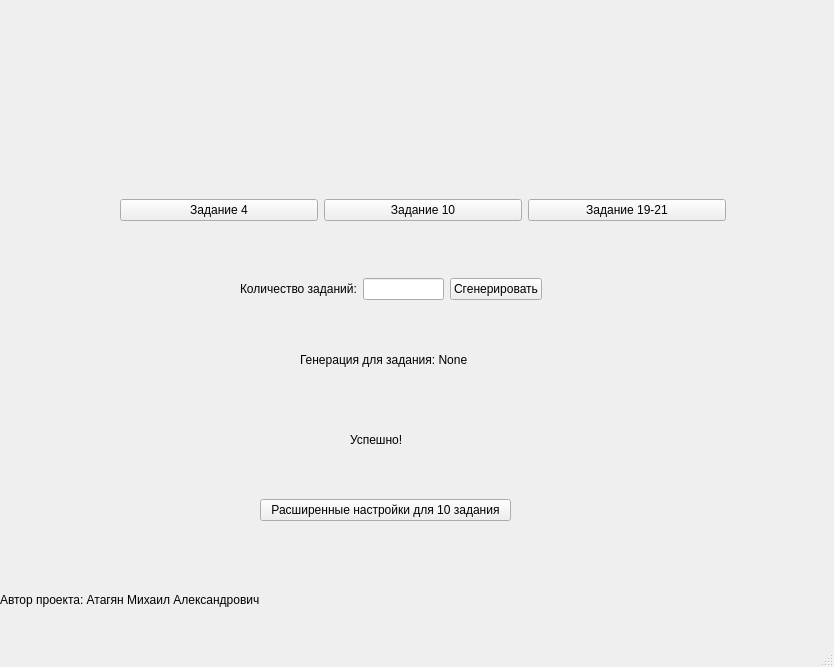
<?xml version="1.0" encoding="UTF-8"?>
<ui version="4.0">
 <class>baton_1</class>
 <widget class="QMainWindow" name="baton_1">
  <property name="geometry">
   <rect>
    <x>0</x>
    <y>0</y>
    <width>834</width>
    <height>667</height>
   </rect>
  </property>
  <property name="windowTitle">
   <string>MainWindow</string>
  </property>
  <widget class="QWidget" name="centralwidget">
   <widget class="QWidget" name="horizontalLayoutWidget">
    <property name="geometry">
     <rect>
      <x>120</x>
      <y>170</y>
      <width>606</width>
      <height>80</height>
     </rect>
    </property>
    <layout class="QHBoxLayout" name="horizontalLayout">
     <item>
      <widget class="QPushButton" name="Btn_4">
       <property name="text">
        <string>Задание 4</string>
       </property>
      </widget>
     </item>
     <item>
      <widget class="QPushButton" name="Btn_10">
       <property name="text">
        <string>Задание 10</string>
       </property>
      </widget>
     </item>
     <item>
      <widget class="QPushButton" name="Btn_mix">
       <property name="text">
        <string>Задание 19-21</string>
       </property>
      </widget>
     </item>
    </layout>
   </widget>
   <widget class="QWidget" name="horizontalLayoutWidget_2">
    <property name="geometry">
     <rect>
      <x>240</x>
      <y>250</y>
      <width>302</width>
      <height>78</height>
     </rect>
    </property>
    <layout class="QHBoxLayout" name="horizontalLayout_2">
     <item>
      <widget class="QLabel" name="kolvo">
       <property name="text">
        <string>Количество заданий:</string>
       </property>
      </widget>
     </item>
     <item>
      <widget class="QLineEdit" name="amount"/>
     </item>
     <item>
      <widget class="QPushButton" name="baton">
       <property name="text">
        <string>Сгенерировать</string>
       </property>
      </widget>
     </item>
    </layout>
   </widget>
   <widget class="QWidget" name="horizontalLayoutWidget_3">
    <property name="geometry">
     <rect>
      <x>300</x>
      <y>320</y>
      <width>180</width>
      <height>80</height>
     </rect>
    </property>
    <layout class="QHBoxLayout" name="horizontalLayout_3">
     <item>
      <widget class="QLabel" name="label">
       <property name="text">
        <string>Генерация для задания: None</string>
       </property>
      </widget>
     </item>
    </layout>
   </widget>
   <widget class="QWidget" name="horizontalLayoutWidget_4">
    <property name="geometry">
     <rect>
      <x>350</x>
      <y>400</y>
      <width>61</width>
      <height>80</height>
     </rect>
    </property>
    <layout class="QHBoxLayout" name="horizontalLayout_4">
     <item>
      <widget class="QLabel" name="scs">
       <property name="text">
        <string>Успешно!</string>
       </property>
      </widget>
     </item>
    </layout>
   </widget>
   <widget class="QWidget" name="horizontalLayoutWidget_5">
    <property name="geometry">
     <rect>
      <x>0</x>
      <y>560</y>
      <width>279</width>
      <height>80</height>
     </rect>
    </property>
    <layout class="QHBoxLayout" name="horizontalLayout_5">
     <item>
      <widget class="QLabel" name="author_label">
       <property name="text">
        <string>Автор проекта: Атагян Михаил Александрович</string>
       </property>
      </widget>
     </item>
    </layout>
   </widget>
   <widget class="QWidget" name="horizontalLayoutWidget_6">
    <property name="geometry">
     <rect>
      <x>260</x>
      <y>470</y>
      <width>251</width>
      <height>80</height>
     </rect>
    </property>
    <layout class="QHBoxLayout" name="horizontalLayout_6">
     <item>
      <widget class="QPushButton" name="tool_btn">
       <property name="text">
        <string>Расширенные настройки для 10 задания</string>
       </property>
      </widget>
     </item>
    </layout>
   </widget>
  </widget>
  <widget class="QMenuBar" name="menubar">
   <property name="geometry">
    <rect>
     <x>0</x>
     <y>0</y>
     <width>834</width>
     <height>26</height>
    </rect>
   </property>
  </widget>
  <widget class="QStatusBar" name="statusbar"/>
 </widget>
 <resources/>
 <connections/>
</ui>
